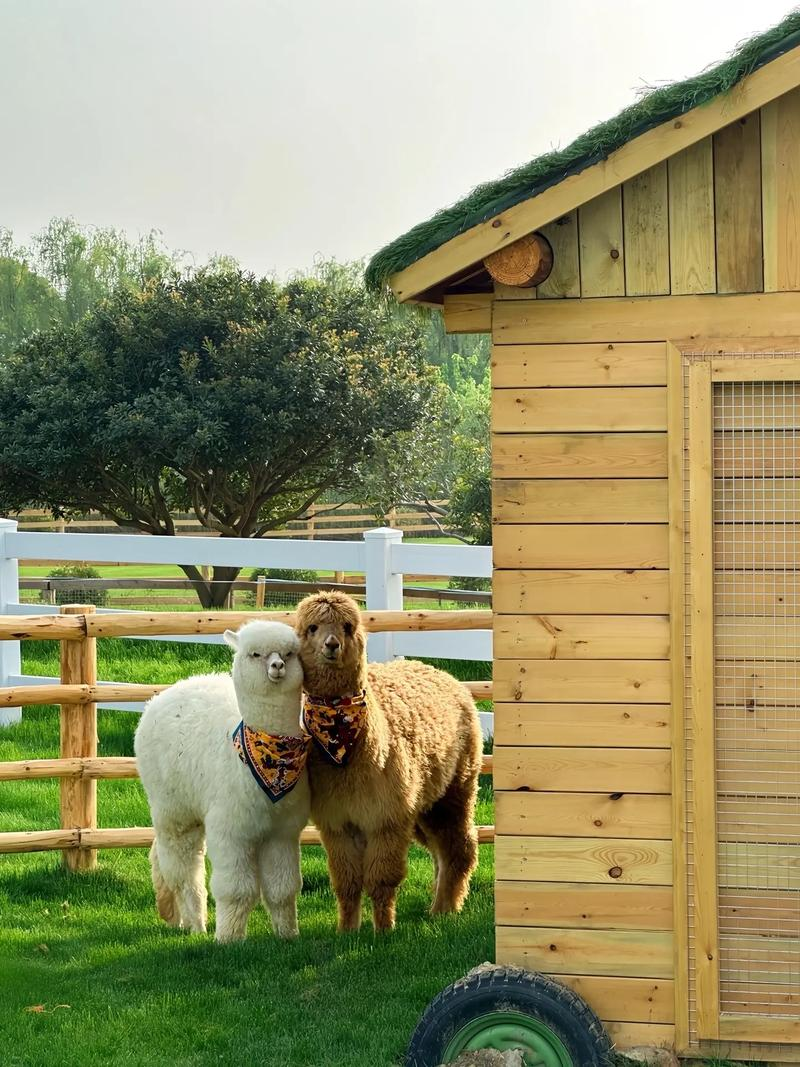
#> input picture image.jpg, 800 x 1067 px, given in place of the camera
$ python many.py
#> lines starting #> are read from the running program, lines starting #| are printed output that depends on the picture; after the words box and inside, x2 and y2 are one past the last pixel; in counts of white or black regions, pixels touching at a corner belong together
import cv2

cap = cv2.VideoCapture(1)

while True:
    ret, frame = cap.read()
#> frame is the input picture: shape (1067, 800, 3); mean B, G, R 103.7, 144.1, 146.7

    if not ret:
        print("摄像头读取失败")
        break

    # 1. 灰度化
    gray = cv2.cvtColor(frame, cv2.COLOR_BGR2GRAY)
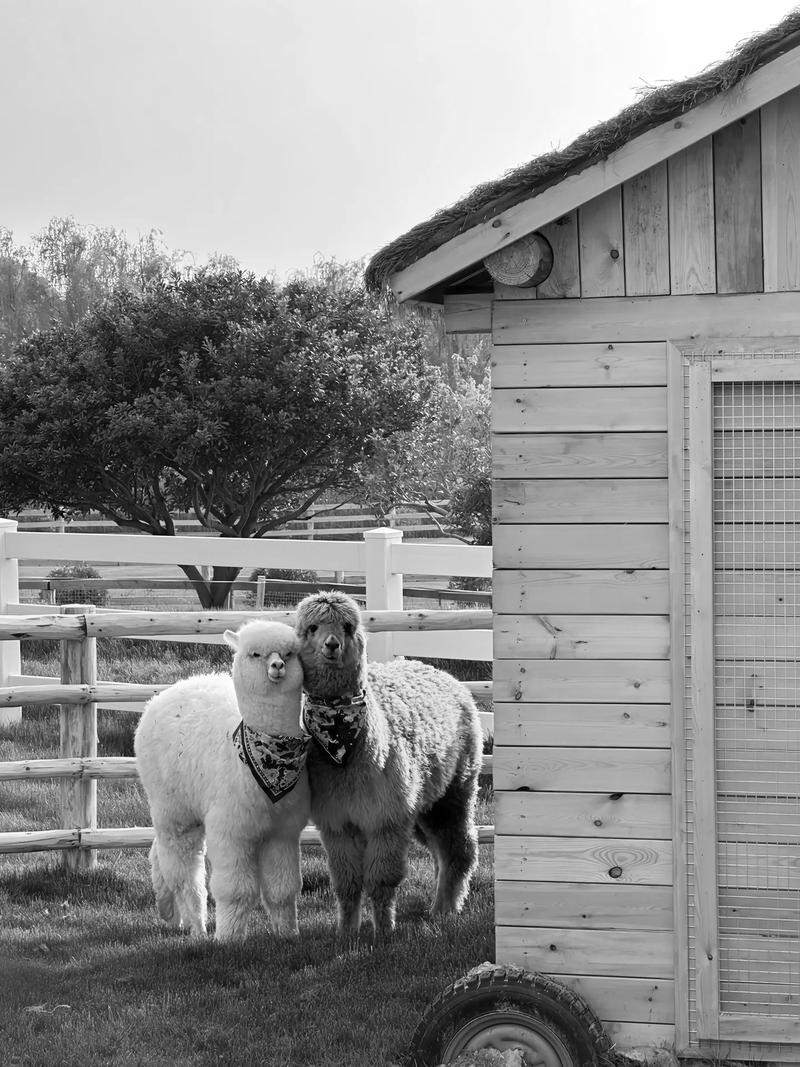
#> gray: shape (1067, 800); min 0, max 255, mean 140.3

    # 2. 高斯模糊，减少噪声
    gray = cv2.GaussianBlur(gray, (5, 5), 0)

    # 3. 二值化
    _, binary = cv2.threshold(
        gray,
        120,
        255,
        cv2.THRESH_BINARY_INV
    )
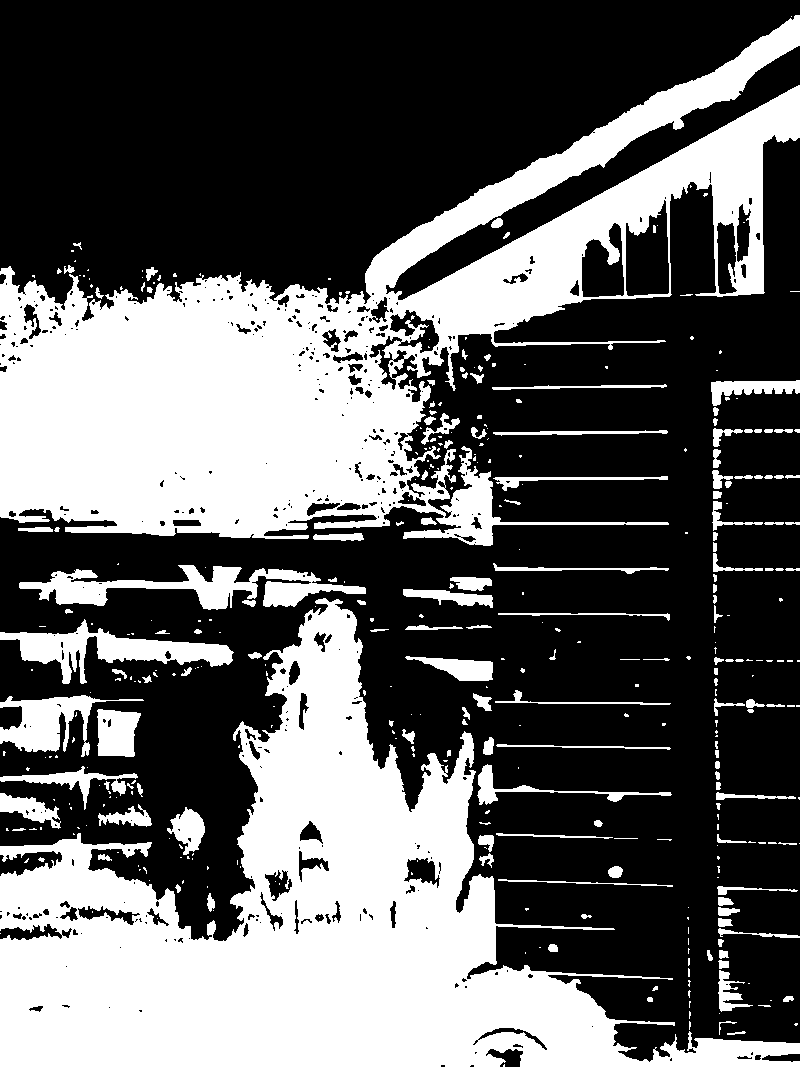
#> binary: shape (1067, 800); 37.7% white; 386 white regions (233 under 20 px)

    # 4. 提取轮廓
    contours, _ = cv2.findContours(
        binary,
        cv2.RETR_EXTERNAL,
        cv2.CHAIN_APPROX_SIMPLE
    )
#> contours = 372 contours, 266 with area under 20; largest, box (x1, y1, x2, y2) and area: (0, 15, 800, 546) 151756, (0, 598, 800, 1067) 141941, (19, 565, 366, 610) 5734, (0, 619, 234, 684) 4922, (0, 695, 144, 757) 3174

    result = frame.copy()
    cv2.drawContours(result, contours, -1, (255, 0, 0), 2)
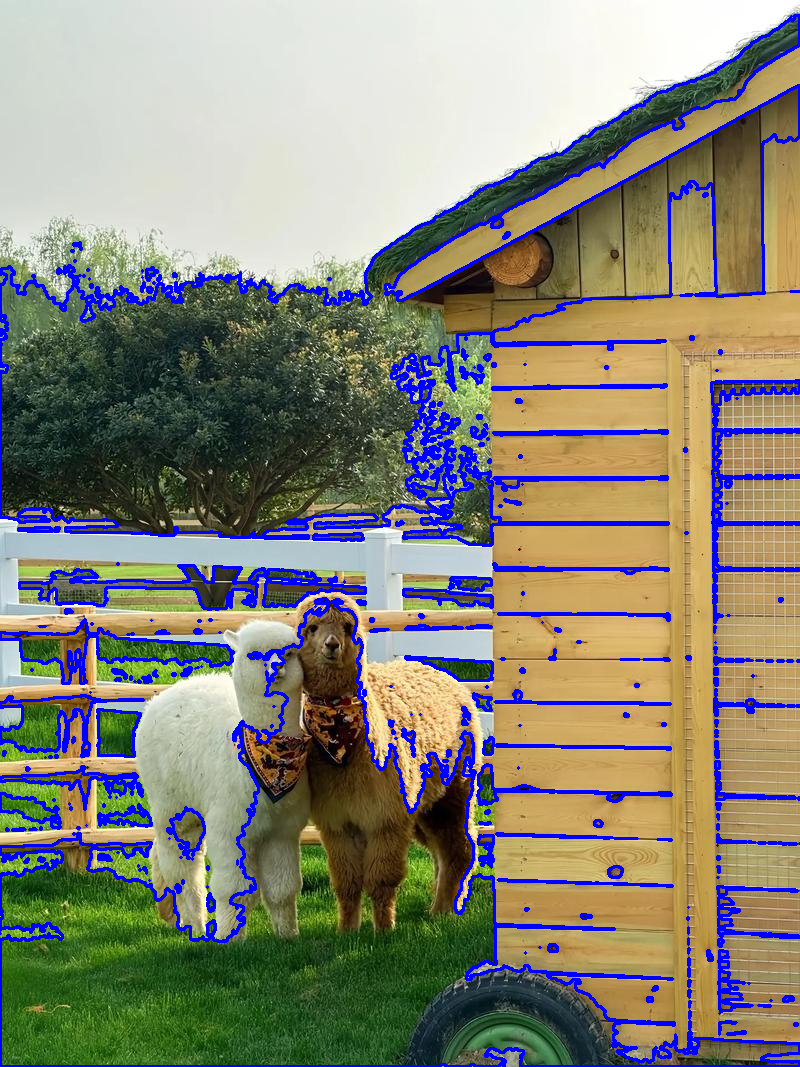
#> result: shape (1067, 800, 3); 9.05% of pixels changed, all inside (x1, y1, x2, y2) = (0, 14, 800, 1067)

    # 5. 增加 HSV 黄色识别：生成掩码（黄色区域=白，其他=黑）
    hsv = cv2.cvtColor(frame, cv2.COLOR_BGR2HSV)
#> hsv: shape (1067, 800, 3); mean H, S, V 37.2, 104, 156.6

    lower_yellow = (20, 80, 80)
    upper_yellow = (40, 255, 255)

    yellow_mask = cv2.inRange(
        hsv,
        lower_yellow,
        upper_yellow
    )
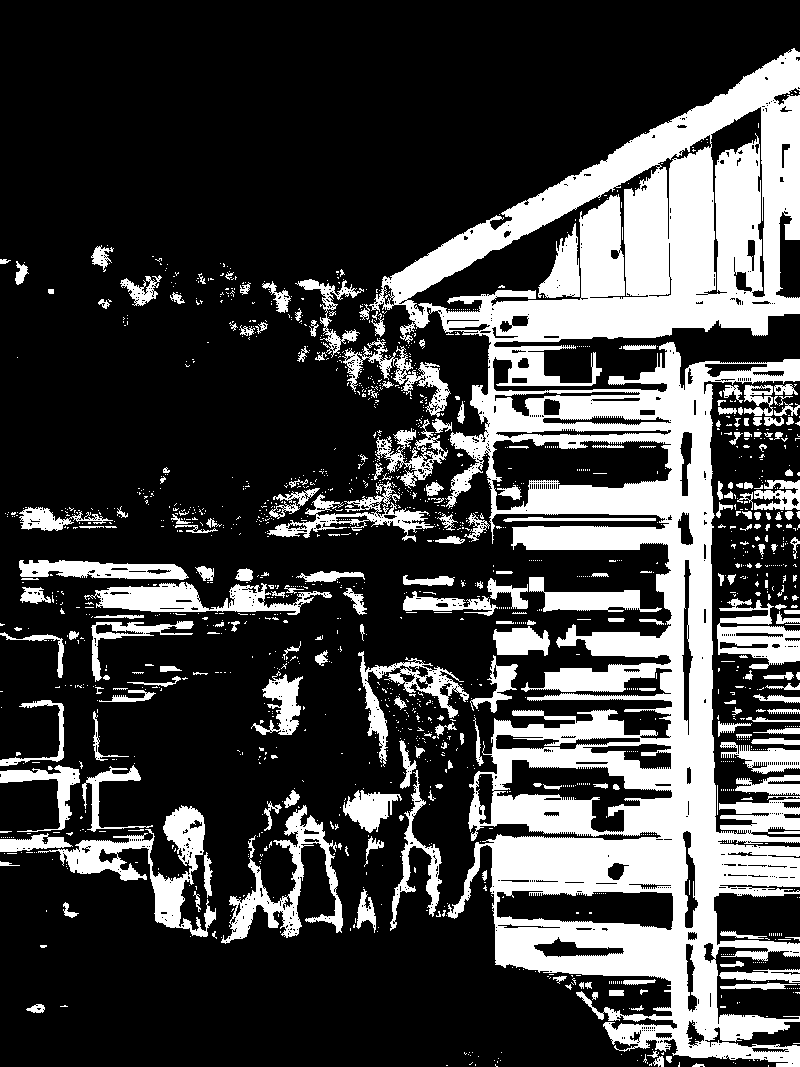
#> yellow_mask: shape (1067, 800); 26.1% white; 1612 white regions (1378 under 20 px)

    # 6. 提取黄色区域的轮廓
    yellow_contours, _ = cv2.findContours(
        yellow_mask,
        cv2.RETR_EXTERNAL,
        cv2.CHAIN_APPROX_SIMPLE
    )
#> yellow_contours = 1495 contours, 1338 with area under 20; largest, box (x1, y1, x2, y2) and area: (369, 48, 800, 1067) 189443, (38, 805, 216, 937) 5354, (221, 805, 343, 944) 3982, (84, 582, 332, 615) 3604, (717, 598, 800, 669) 2956

    # 7. 在原摄像头画面上用蓝色线标出黄色区域的轮廓
    cv2.drawContours(
        result,
        yellow_contours,
        -1,
        (255, 0, 0),
        2
    )
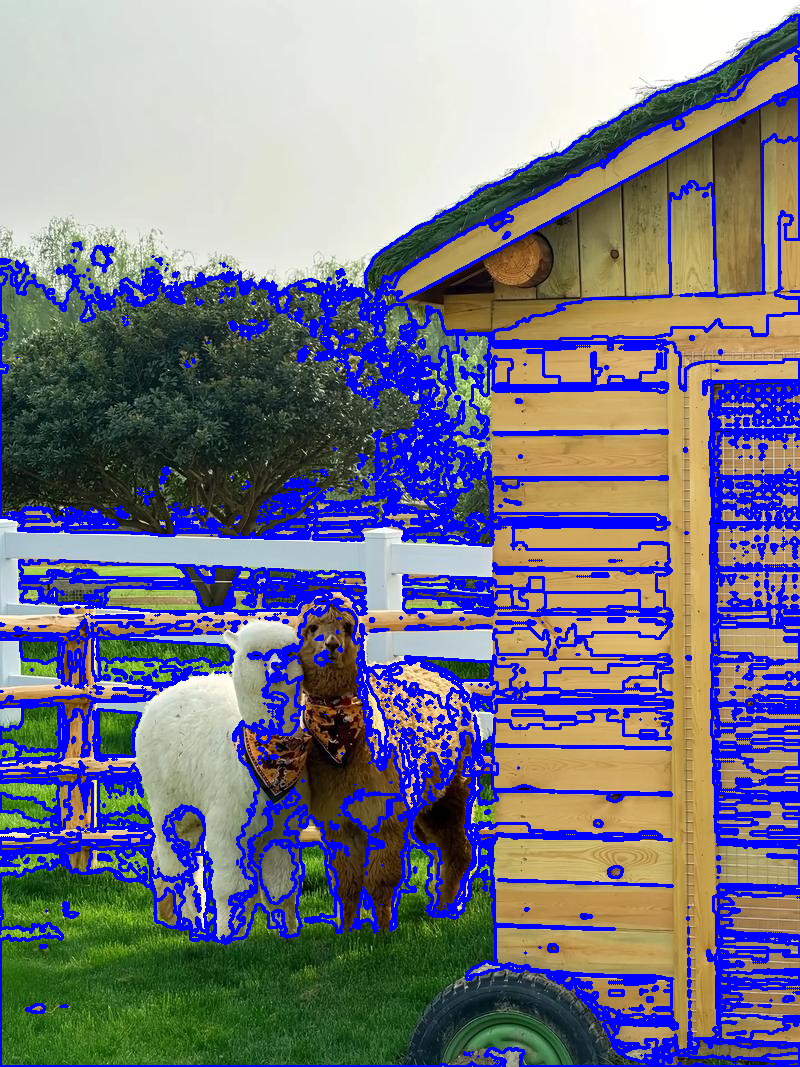
#> result: shape (1067, 800, 3); 10.81% of pixels changed, all inside (x1, y1, x2, y2) = (0, 49, 800, 1065)

    cv2.imshow("摄像头", result)
    cv2.imshow("二值图", binary)
    cv2.imshow("黄色区域", yellow_mask)


    # 按 q 退出
    if cv2.waitKey(1) & 0xFF == ord("q"):
#> (key q is pressed here)
        break


cap.release()
cv2.destroyAllWindows()
